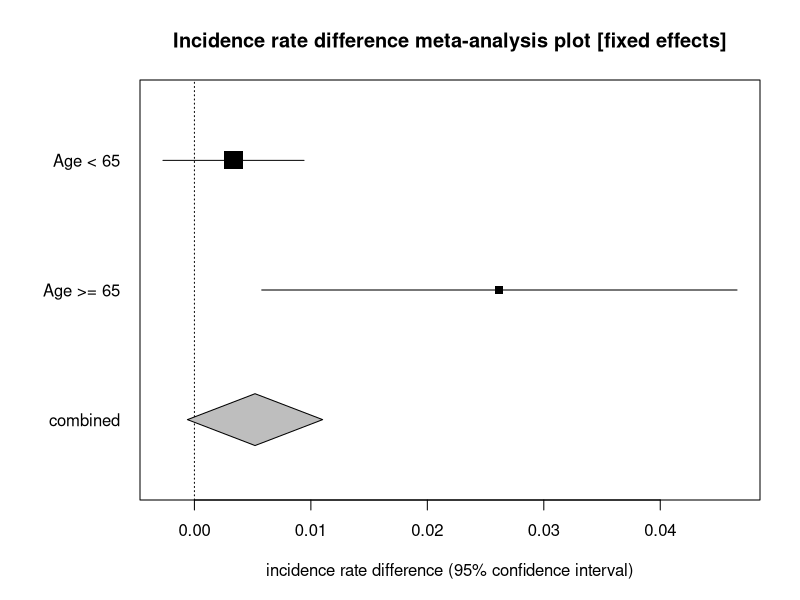
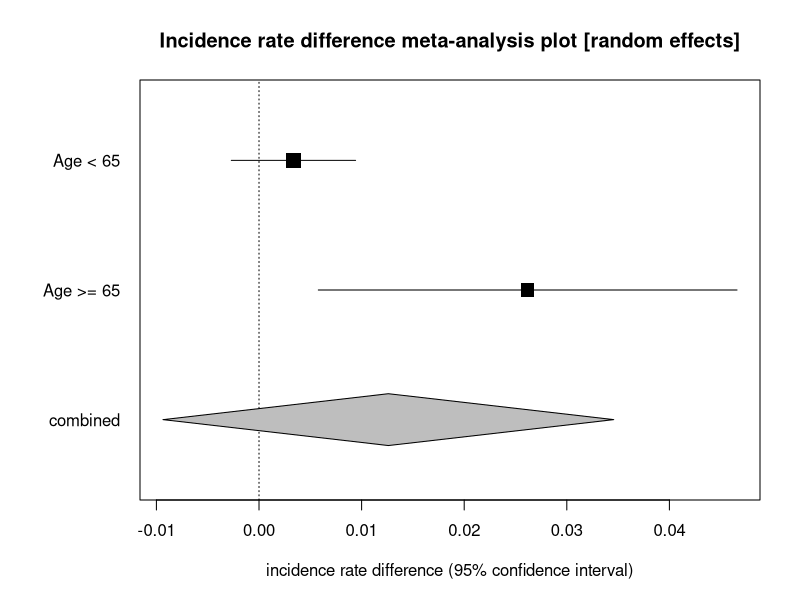
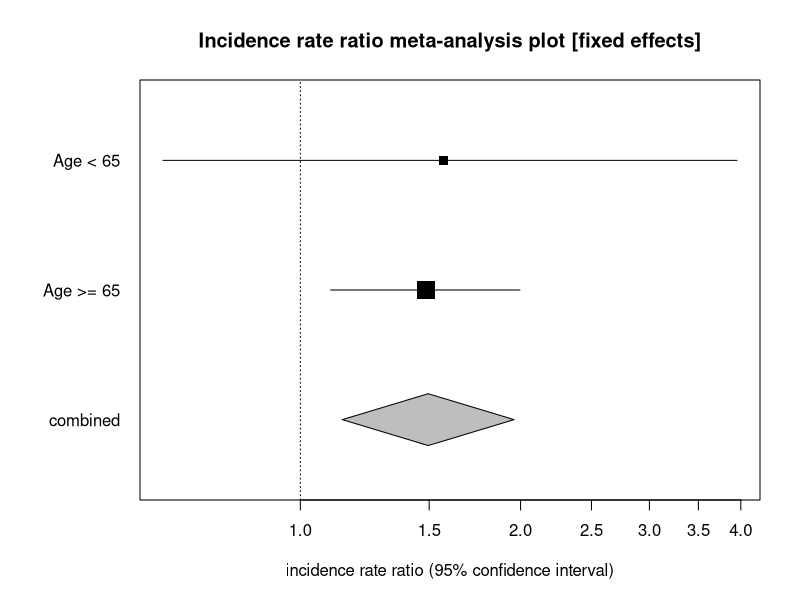
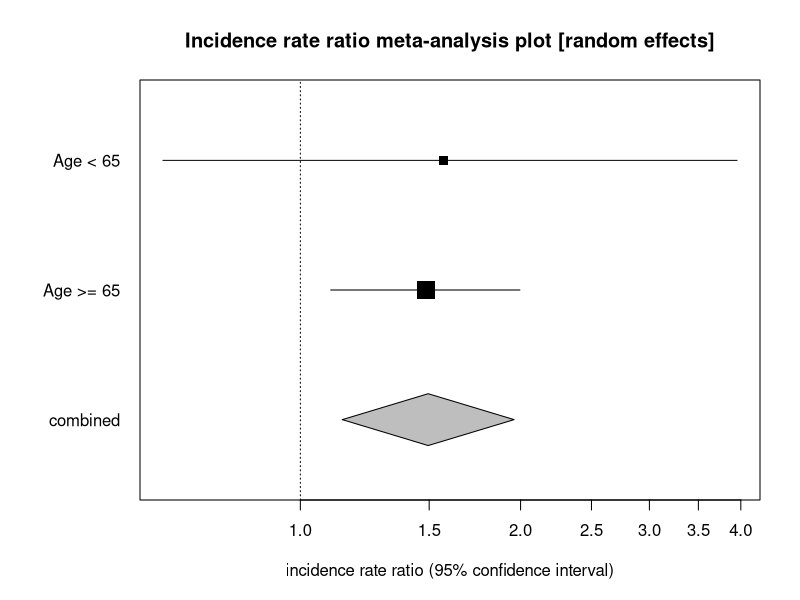

These charts were generated, in order, by the following R code:
# Incidence rate meta-analysis: the StatsDirect help example (Rothman and Monson 1973,
# deaths among patients with trigeminal neuralgia in two age strata, exposed and not
# exposed; the test workbook's meta worksheet columns Exposed cases, Exposed
# person-time, Control cases, Control person-time and Age split) in R
a <- c(14, 76)        # cases in the exposed groups
pt1 <- c(1516, 949)   # person-years in the exposed groups
b <- c(10, 121)       # cases in the non-exposed groups
pt2 <- c(1701, 2245)  # person-years in the non-exposed groups
strata <- c("Age < 65", "Age >= 65")
k <- length(a)
z <- qnorm(0.975)     # for 95% confidence intervals
six <- function(x) formatC(x, digits = 6, format = "f", drop0trailing = TRUE)
pv <- function(p) {
  if (p < 0.0001) "P < 0.0001" else
    paste("P =", formatC(p, digits = 4, format = "f", drop0trailing = TRUE))
}

# Base R has no meta-analysis function, so the pooling follows the formulae above: a
# fixed effects estimate weighted by inverse variance, Cochran's Q for heterogeneity,
# the DerSimonian-Laird moment estimate of the between-studies variance (tau squared,
# zero when Q is below its degrees of freedom) and the random effects estimate, whose
# weights add tau squared to each stratum's variance (two or more strata)
pool <- function(y, v) {
  w <- 1 / v
  fixed <- sum(w * y) / sum(w)
  q <- sum(w * (y - fixed)^2)
  tau2 <- max(0, (q - (k - 1)) / (sum(w) - sum(w^2) / sum(w)))
  wr <- 1 / (v + tau2)
  list(fixed = fixed, se = sqrt(1 / sum(w)), q = q, tau2 = tau2,
       random = sum(wr * y) / sum(wr), se_r = sqrt(1 / sum(wr)),
       fixed_pct = 100 * w / sum(w), random_pct = 100 * wr / sum(wr))
}
# The pooled part of the report; f back-transforms a log ratio to a ratio
summarise <- function(p, name, null, f = identity) {
  ci <- function(est, se) {
    paste0("(95% CI = ", six(f(est - z * se)), " to ", six(f(est + z * se)), ")")
  }
  cat("Fixed effects (inverse variance)\n")
  cat("Pooled", name, "=", six(f(p$fixed)), ci(p$fixed, p$se), "\n")
  cat("Z (test ", name, " differs from ", null, ") = ", six(p$fixed / p$se), "  ",
      pv(2 * pnorm(-abs(p$fixed / p$se))), "\n", sep = "")
  cat("Non-combinability of studies\n")
  cat("Cochran Q = ", six(p$q), "  (df = ", k - 1, ")  ",
      pv(pchisq(p$q, k - 1, lower.tail = FALSE)), "\n", sep = "")
  cat("Moment-based estimate of between studies variance =", six(p$tau2), "\n")
  # I2 is the share of Q beyond its degrees of freedom; StatsDirect adds a confidence
  # interval for it when there are at least three strata
  i2 <- max(0, 100 * (p$q - (k - 1)) / p$q)
  cat("I2 (inconsistency) = ",
      formatC(i2, digits = 1, format = "f", drop0trailing = TRUE), "%\n", sep = "")
  cat("Random effects (DerSimonian-Laird)\n")
  cat("Pooled", name, "=", six(f(p$random)), ci(p$random, p$se_r), "\n")
  cat("Z (test ", name, " differs from ", null, ") = ", six(p$random / p$se_r), "  ",
      pv(2 * pnorm(-abs(p$random / p$se_r))), "\n", sep = "")
}
# The forest plots that follow in the report: each stratum's estimate and interval, a
# box that grows with its weight, and the pooled estimate as a diamond at the foot
forest <- function(est, lower, upper, pooled, p_lower, p_upper, pct, main, xlab,
                   null, log = "") {
  par(mar = c(5, 7, 4, 2))
  y <- (k + 1):2
  plot(NA, xlim = range(lower, upper, p_lower, p_upper), ylim = c(0.5, k + 1.5),
       log = log, yaxt = "n", ylab = "", xlab = xlab, main = main)
  axis(2, at = c(y, 1), labels = c(strata, "combined"), las = 1, tick = FALSE)
  abline(v = null, lty = 3)
  segments(lower, y, upper, y)
  points(est, y, pch = 15, cex = 0.5 + 2 * sqrt(pct / 100))
  polygon(c(p_lower, pooled, p_upper, pooled), c(1, 1.2, 1, 0.8), col = "grey")
}

# Each stratum's incidence rate difference, with its approximate interval: the
# difference plus and minus z standard errors, from the Poisson variance of the
# difference, a/pt1^2 + b/pt2^2, which the fixed effects weights invert
ird <- a / pt1 - b / pt2
v_ird <- a / pt1^2 + b / pt2^2
se_ird <- sqrt(v_ird)
res <- pool(ird, v_ird)
cat("Incidence rate difference (IRD) meta-analysis\n")
print(data.frame(stratum = 1:k, IRD = six(ird), lower = six(ird - z * se_ird),
                 upper = six(ird + z * se_ird), strata), row.names = FALSE)
# The report's next table: the standardised effect is the difference itself, with its
# variance beside the weights
print(data.frame(stratum = 1:k, effect = six(ird), variance = six(v_ird),
                 fixed = six(res$fixed_pct), random = six(res$random_pct), strata),
      row.names = FALSE)
summarise(res, "IRD", 0)
forest(ird, ird - z * se_ird, ird + z * se_ird, res$fixed, res$fixed - z * res$se,
       res$fixed + z * res$se, res$fixed_pct,
       "Incidence rate difference meta-analysis plot [fixed effects]",
       "incidence rate difference (95% confidence interval)", 0)
forest(ird, ird - z * se_ird, ird + z * se_ird, res$random, res$random - z * res$se_r,
       res$random + z * res$se_r, res$random_pct,
       "Incidence rate difference meta-analysis plot [random effects]",
       "incidence rate difference (95% confidence interval)", 0)

# The same data as incidence rate ratios, StatsDirect's other option for this menu
# item. poisson.test compares two rates and gives their ratio with the exact interval
# of the report, from the binomial distribution of the exposed cases among all cases.
# The standardised effect is the log ratio and the fixed effects weights invert its
# variance, 1/a + 1/b
irr <- (a / pt1) / (b / pt2)
exact <- sapply(1:k, function(i) {
  poisson.test(c(a[i], b[i]), c(pt1[i], pt2[i]))$conf.int
})
res_r <- pool(log(irr), 1 / a + 1 / b)
cat("Incidence rate ratio (IRR) meta-analysis\n")
print(data.frame(stratum = 1:k, IRR = six(irr), lower = six(exact[1, ]),
                 upper = six(exact[2, ]), strata), row.names = FALSE)
print(data.frame(stratum = 1:k, effect = six(log(irr)),
                 variance = six(1 / a + 1 / b),
                 fixed = six(res_r$fixed_pct), random = six(res_r$random_pct), strata),
      row.names = FALSE)
summarise(res_r, "IRR", 1, exp)

# The report's exact conditional block (Martin and Austin 2000): given a stratum's
# total cases, its exposed cases are binomial with probability pt1 psi / (pt1 psi + pt2)
# for a common rate ratio psi, so the total of exposed cases over the strata has
# the convolution of these binomials as its conditional distribution. Under psi = 1
# each is dbinom(x, a + b, pt1 / (pt1 + pt2)); another psi multiplies the probability of
# x exposed cases by psi^x. The conditional maximum likelihood estimate is the psi
# whose expected total equals the observed total, and each exact limit the psi at
# which one tail probability of the observed total is 2.5% (the mid-P versions count
# half of the observed total's probability). The P values are the tails at psi = 1,
# the two sided Fisher P summing the outcomes no more probable than the observed one
null_p <- 1
for (i in 1:k) {
  coef <- dbinom(0:(a[i] + b[i]), a[i] + b[i], pt1[i] / (pt1[i] + pt2[i]))
  product <- numeric(length(null_p) + length(coef) - 1)
  for (j in seq_along(coef)) {
    at <- j:(j + length(null_p) - 1)
    product[at] <- product[at] + coef[j] * null_p
  }
  null_p <- product
}
x <- seq_along(null_p) - 1
s <- sum(a)
cond <- function(psi) {
  lp <- log(null_p) + x * log(psi)
  p <- exp(lp - max(lp))
  p / sum(p)
}
tail_p <- function(psi, upper, half = 1) {
  p <- cond(psi)
  sum(p[if (upper) x > s else x < s]) + half * p[x == s]
}
root <- function(f) uniroot(f, c(0.01, 100), tol = 1e-10)$root  # brackets this example
cmle <- root(function(psi) sum(x * cond(psi)) - s)
fisher <- c(root(function(psi) tail_p(psi, TRUE) - 0.025),
            root(function(psi) tail_p(psi, FALSE) - 0.025))
mid <- c(root(function(psi) tail_p(psi, TRUE, 0.5) - 0.025),
         root(function(psi) tail_p(psi, FALSE, 0.5) - 0.025))
p_null <- cond(1)
one_f <- min(tail_p(1, TRUE), tail_p(1, FALSE))
two_f <- sum(p_null[p_null <= p_null[x == s]])
one_m <- min(tail_p(1, TRUE, 0.5), tail_p(1, FALSE, 0.5))
cat("Fixed effects (conditional maximum likelihood)\n")
cat("Pooled rate ratio =", six(cmle), "\n")
cat("Exact Fisher 95% confidence interval =", six(fisher[1]), "to", six(fisher[2]),
    "\n")
cat("Exact Fisher one sided ", pv(one_f), ", two sided ", pv(two_f), "\n", sep = "")
cat("Exact mid-P 95% confidence interval =", six(mid[1]), "to", six(mid[2]), "\n")
cat("Exact mid-P one sided ", pv(one_m), ", two sided ", pv(min(1, 2 * one_m)), "\n",
    sep = "")
forest(irr, exact[1, ], exact[2, ], exp(res_r$fixed), exp(res_r$fixed - z * res_r$se),
       exp(res_r$fixed + z * res_r$se), res_r$fixed_pct,
       "Incidence rate ratio meta-analysis plot [fixed effects]",
       "incidence rate ratio (95% confidence interval)", 1, log = "x")
forest(irr, exact[1, ], exact[2, ], exp(res_r$random),
       exp(res_r$random - z * res_r$se_r), exp(res_r$random + z * res_r$se_r),
       res_r$random_pct, "Incidence rate ratio meta-analysis plot [random effects]",
       "incidence rate ratio (95% confidence interval)", 1, log = "x")
